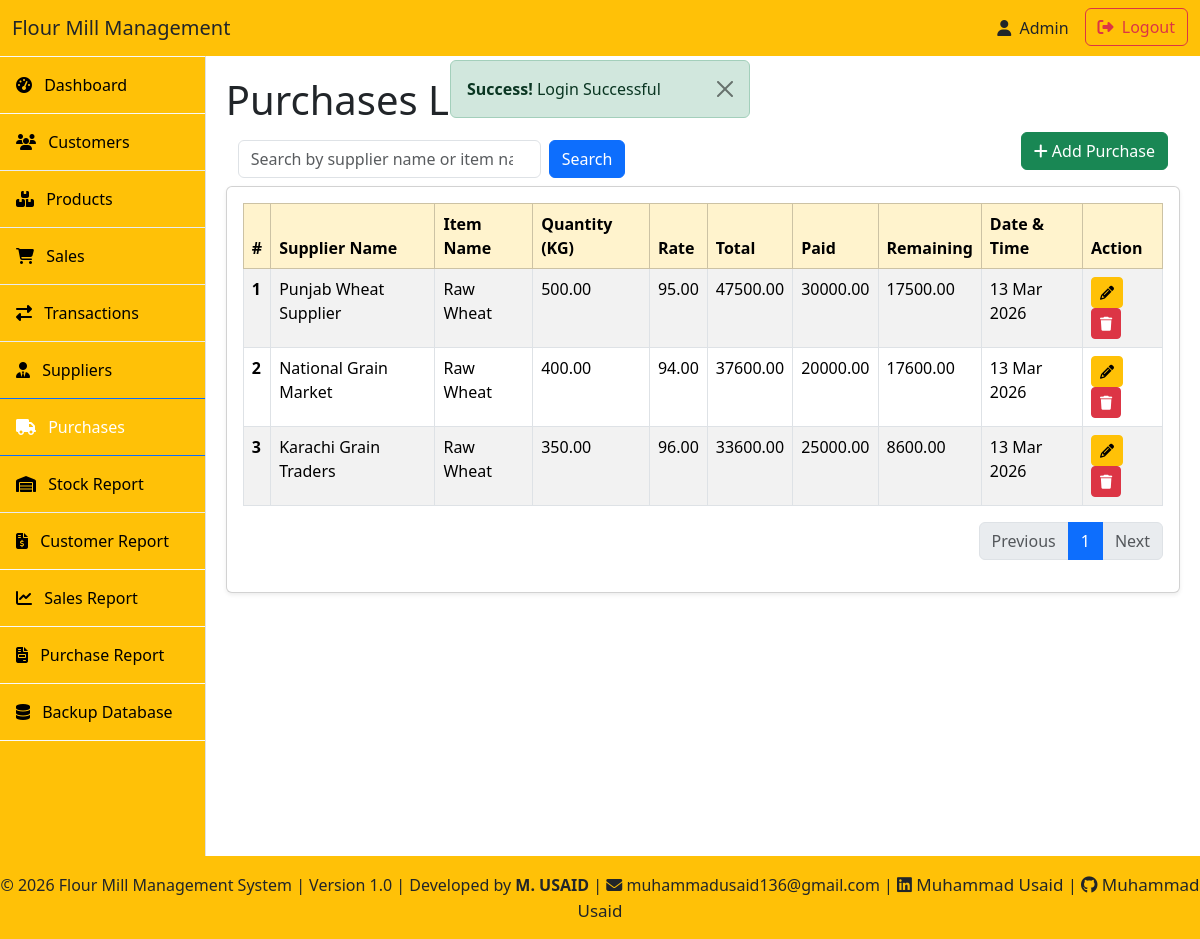
Page /purchases/purchases_list.php (signed in) on the committed database.
### tables this page shows
CREATE TABLE `purchases` (
  `id` int(11) NOT NULL AUTO_INCREMENT,
  `supplier_id` int(11) NOT NULL,
  `item_name` varchar(100) NOT NULL,
  `quantity` decimal(10,2) NOT NULL,
  `rate` decimal(10,2) NOT NULL,
  `total` decimal(10,2) NOT NULL,
  `paid` decimal(10,2) DEFAULT 0.00,
  `remaining` decimal(10,2) DEFAULT 0.00,
  `created_at` datetime DEFAULT current_timestamp(),
  `updated_at` datetime DEFAULT current_timestamp() ON UPDATE current_timestamp(),
  PRIMARY KEY (`id`),
  KEY `fk_purchase` (`supplier_id`),
  CONSTRAINT `fk_purchase` FOREIGN KEY (`supplier_id`) REFERENCES `suppliers` (`id`) ON DELETE CASCADE ON UPDATE CASCADE
);

CREATE TABLE `suppliers` (
  `id` int(11) NOT NULL AUTO_INCREMENT,
  `name` varchar(255) NOT NULL,
  `phone` varchar(15) DEFAULT NULL,
  `address` text DEFAULT NULL,
  `created_at` timestamp NOT NULL DEFAULT current_timestamp(),
  PRIMARY KEY (`id`),
  UNIQUE KEY `name` (`name`)
);

### includes/functions.php (called while the page is built, shortened)
<?php
function e(string $value): string
{
    return htmlspecialchars($value ?? '', ENT_QUOTES | ENT_SUBSTITUTE, 'UTF-8');
}

### purchases/purchases_list.php (the view, shortened to what this page needs)
<?php
include "../includes/init.php";
include "../layout/header.php";
$search = isset($_GET['search']) ? $_GET['search'] : '';
$limit = 5;
$page = isset($_GET['page']) ? (int) $_GET['page'] : 1;
$offset = ($page - 1) * $limit;
$stmt = mysqli_prepare($conn, "
SELECT p.*,s.name AS supplier_name
FROM purchases p
JOIN suppliers s ON
p.supplier_id = s.id
    WHERE s.name LIKE ?
    OR p.item_name LIKE ?
    ORDER BY p.created_at DESC
    LIMIT ? OFFSET ?
");
$searchParam = "%$search%";
mysqli_stmt_bind_param($stmt, "siii", $searchParam, $searchParam, $limit, $offset);
mysqli_stmt_execute($stmt);
$result = mysqli_stmt_get_result($stmt);
$stmt2 = mysqli_prepare($conn, "
SELECT COUNT(*) AS total
FROM purchases p
JOIN suppliers s ON p.supplier_id = s.id
WHERE s.name LIKE ?
   OR p.item_name LIKE ?
");
mysqli_stmt_bind_param($stmt2, "ss", $searchParam, $searchParam);
mysqli_stmt_execute($stmt2);
mysqli_stmt_bind_result($stmt2, $total_purchases);
$total_purchases_pages = ceil($total_purchases / $limit);
?>
<h1>Purchases List</h1>
<div class="container-fluid">
    <div class="d-flex justify-content-between align-items-center">
        <form method="get" class="d-flex col-md-5">
            <input class="form-control me-2" name="search" type="search" placeholder="Search by supplier name or item name" value="<?= e($search); ?>" aria-label="Search">
            <button class="btn btn-primary" type="submit">Search</button>
        </form>
        <a href="purchase_add.php" class="btn btn-success mb-3 btn-md">
            <i class="fa fa-add"></i> Add Purchase
        </a>
    </div>
</div>
<div class="card shadow-sm">
    <div class="card-body">
        <div class="table-responsive">
            <table class="table table-bordered table-striped">
                <thead class="table-warning">
                    <tr>
                        <th scope="col">#</th>
                        <th scope="col">Supplier Name</th>
                        <th scope="col">Item Name</th>
                        <th scope="col">Quantity (KG)</th>
                        <th scope="col">Rate</th>
                        <th scope="col">Total</th>
                        <th scope="col">Paid</th>
                        <th scope="col">Remaining</th>
                        <th scope="col">Date & Time</th>
                        <th scope="col">Action</th>
                    </tr>
                </thead>
                <tbody>
                    <?php if (mysqli_num_rows($result) > 0): ?>
                        <?php $counter = 1; ?>
                        <?php while ($row = mysqli_fetch_assoc($result)): ?>
                            <tr>
                                <th scope="row"><?= $counter; ?></th>
                                <td><?= $row['supplier_name']; ?></td>
                                <td><?= $row['item_name']; ?></td>
                                <td><?= $row['quantity']; ?></td>
                                <td><?= $row['rate']; ?></td>
                                <td><?= $row['total']; ?></td>
                                <td><?= $row['paid']; ?></td>
                                <td><?= $row['remaining']; ?></td>
                                <td><?= date("d M Y", strtotime($row['created_at'])); ?></td>
                                <td>
                                    <a href="purchase_edit.php?id=<?= $row['id']; ?>"
                                        class="btn btn-warning btn-sm">
                                        <i class="fa fa-pencil"></i>
                                    </a>
                                    <a href="purchase_delete.php?id=<?= $row['id']; ?>"
                                        class="btn btn-danger btn-sm"
                                        onclick="return confirm('Are you sure you want to delete this purchase?')">
                                        <i class="fa fa-trash"></i>
                                    </a>
                                </td>
                            </tr>
                            <?php $counter++; ?>
                        <?php endwhile; ?>
                    <?php else: ?>
                        <tr>
                            <td colspan="10" class="text-center text-danger">No Record Found!</td>
                        </tr>
                    <?php endif; ?>
                </tbody>
        </div>
        <nav aria-label="Page navigation">
            <ul class="pagination justify-content-end mt-2">
                <li class="page-item <?php if ($page <= 1) echo 'disabled'; ?>">
                    <a class="page-link" href="<?php if ($page <= 1) echo '#';
                                                else echo '?search=' . urlencode($search) . '&page=' . ($page - 1); ?>">Previous</a>
                </li>
                <?php for ($i = 1; $i <= $total_purchases_pages; $i++): ?>
                    <li class="page-item <?php if ($page == $i) echo 'active'; ?>">
                        <a class="page-link" href="?search=<?= urlencode($search) ?>&page=<?= $i; ?>"><?= $i; ?></a>
                    </li>
                <?php endfor; ?>
                <li class="page-item <?php if ($page >= $total_purchases_pages) echo 'disabled'; ?>">
                    <a class="page-link" href="<?php if ($page >= $total_purchases_pages) echo '#';
                                                else echo '?search=' . urlencode($search) . '&page=' . ($page + 1); ?>">Next</a>
                </li>
            </ul>
        </nav>
    </div>
</div>
</div>
<?php include "../layout/footer.php";
?>

### layout/header.php (style rules this page uses)
body { overflow-x: hidden; }

### rows in the picture
purchases: supplier.name "Punjab Wheat Supplier", item_name "Raw Wheat", quantity "500.00", rate "95.00", total "47500.00", paid "30000.00", remaining "17500.00", created_at "13 Mar 2026"
purchases: supplier.name "National Grain Market", item_name "Raw Wheat", quantity "400.00", rate "94.00", total "37600.00", paid "20000.00", remaining "17600.00", created_at "13 Mar 2026"
purchases: supplier.name "Karachi Grain Traders", item_name "Raw Wheat", quantity "350.00", rate "96.00", total "33600.00", paid "25000.00", remaining "8600.00", created_at "13 Mar 2026"

### other values in the picture
$msg "Login Successful"
